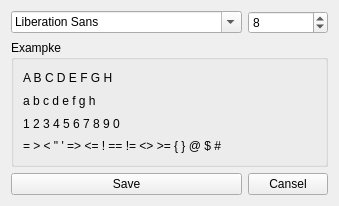
<?xml version="1.0" encoding="UTF-8"?>
<ui version="4.0">
 <class>Form</class>
 <widget class="QWidget" name="Form">
  <property name="geometry">
   <rect>
    <x>0</x>
    <y>0</y>
    <width>287</width>
    <height>206</height>
   </rect>
  </property>
  <property name="windowTitle">
   <string>Font</string>
  </property>
  <layout class="QGridLayout" name="gridLayout">
   <item row="0" column="0">
    <widget class="QFontComboBox" name="Font_Box"/>
   </item>
   <item row="0" column="1">
    <widget class="QSpinBox" name="input_num">
     <property name="minimum">
      <number>2</number>
     </property>
     <property name="maximum">
      <number>72</number>
     </property>
     <property name="singleStep">
      <number>2</number>
     </property>
     <property name="value">
      <number>8</number>
     </property>
    </widget>
   </item>
   <item row="1" column="0" colspan="2">
    <widget class="QGroupBox" name="groupBox">
     <property name="title">
      <string>Exampke</string>
     </property>
     <layout class="QVBoxLayout" name="verticalLayout">
      <item>
       <widget class="QLabel" name="label">
        <property name="text">
         <string>A B C D E F G H</string>
        </property>
       </widget>
      </item>
      <item>
       <widget class="QLabel" name="label_2">
        <property name="text">
         <string>a b c d e f g h</string>
        </property>
       </widget>
      </item>
      <item>
       <widget class="QLabel" name="label_3">
        <property name="text">
         <string>1 2 3 4 5 6 7 8 9 0</string>
        </property>
       </widget>
      </item>
      <item>
       <widget class="QLabel" name="label_4">
        <property name="text">
         <string>= &gt; &lt; &quot; ' =&gt; &lt;= ! == != &lt;&gt; &gt;= { } @ $ #</string>
        </property>
       </widget>
      </item>
     </layout>
    </widget>
   </item>
   <item row="2" column="0">
    <widget class="QPushButton" name="btn_save">
     <property name="text">
      <string>Save</string>
     </property>
     <property name="autoDefault">
      <bool>true</bool>
     </property>
    </widget>
   </item>
   <item row="2" column="1">
    <widget class="QPushButton" name="btn_cancel">
     <property name="text">
      <string>Cansel</string>
     </property>
    </widget>
   </item>
  </layout>
 </widget>
 <resources/>
 <connections/>
</ui>
